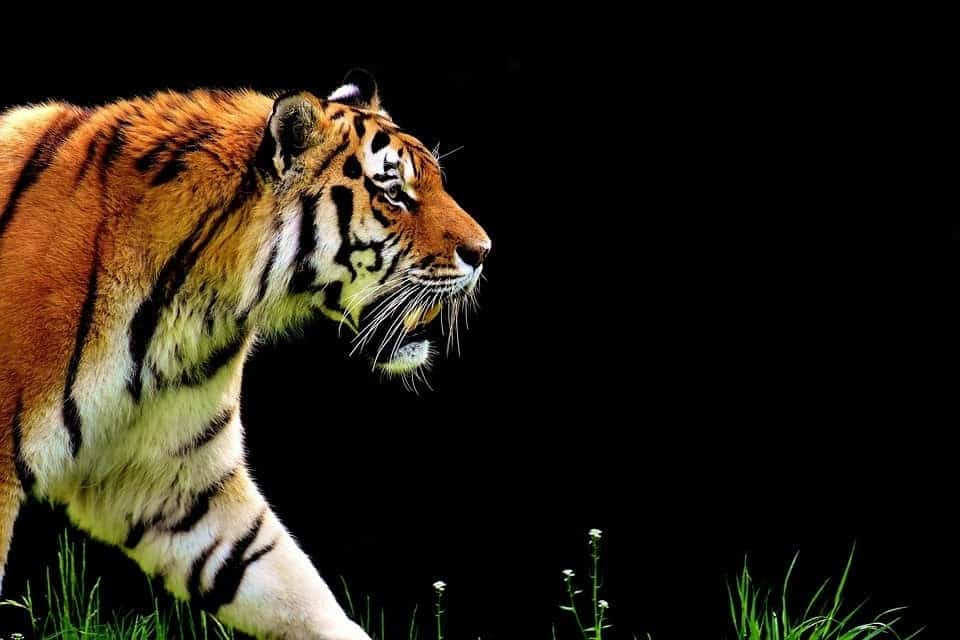
#> input picture Images/tiger.jpg, 960 x 640 px
$ jupyter execute HW9_LaplaceFilter.ipynb   (older library calls are emulated)
#> lines starting #> are read from the running program, lines starting #| are printed output that depends on the picture
[cell 1]
import numpy as np
import cv2

img_path="Images//tiger.jpg"

img = cv2.imread(img_path)
#> img is the input picture: shape (640, 960, 3); mean B, G, R 21.1, 32.3, 39.7
img=cv2.resize(img,(500,500))
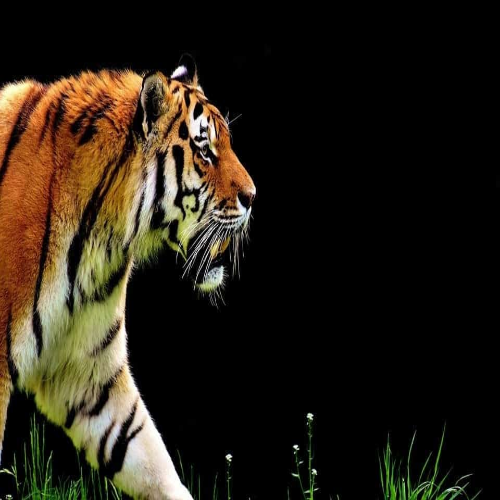
#> img: shape (500, 500, 3); mean B, G, R 21, 32.2, 39.6
gray = cv2.cvtColor(img, cv2.COLOR_BGR2GRAY)
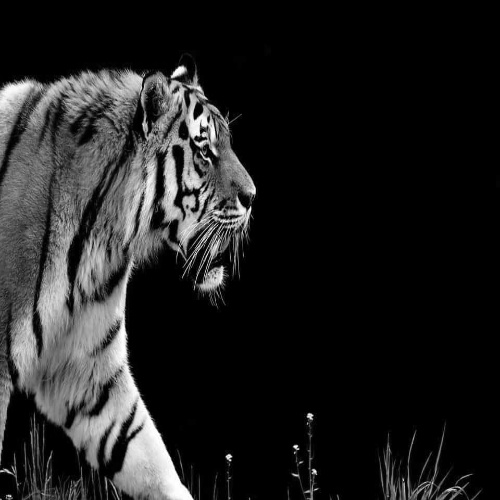
#> gray: shape (500, 500); min 0, max 255, mean 33.2


newimg=cv2.Laplacian(src=gray, ddepth=cv2.CV_64F, ksize=3)
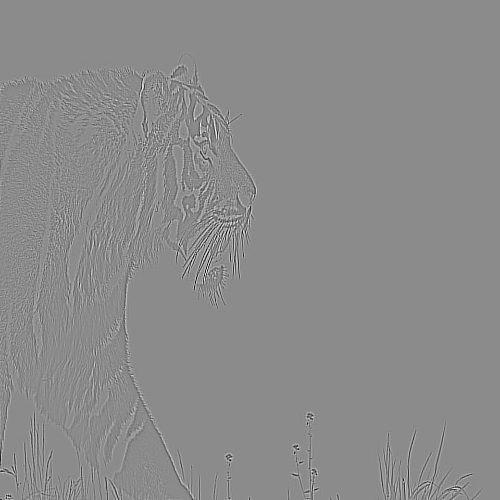
#> newimg: shape (500, 500) float64; min -1368, max 1140, mean 0; drawn with min black and max white


cv2.imshow("Original Image",gray)
cv2.imshow("Laplace Filter ",newimg)
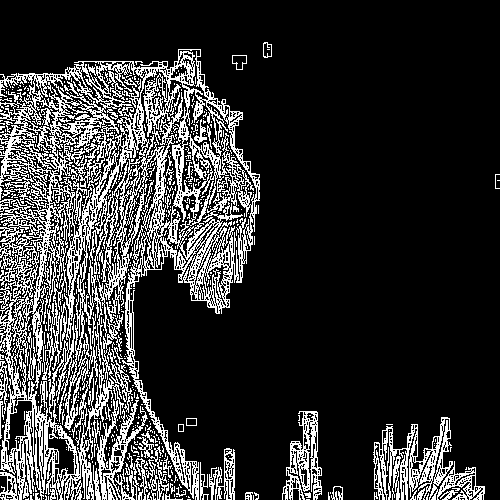
#> window 'Laplace Filter ': shape (500, 500); 19.9% white in thin lines or dots


cv2.waitKey(0)
